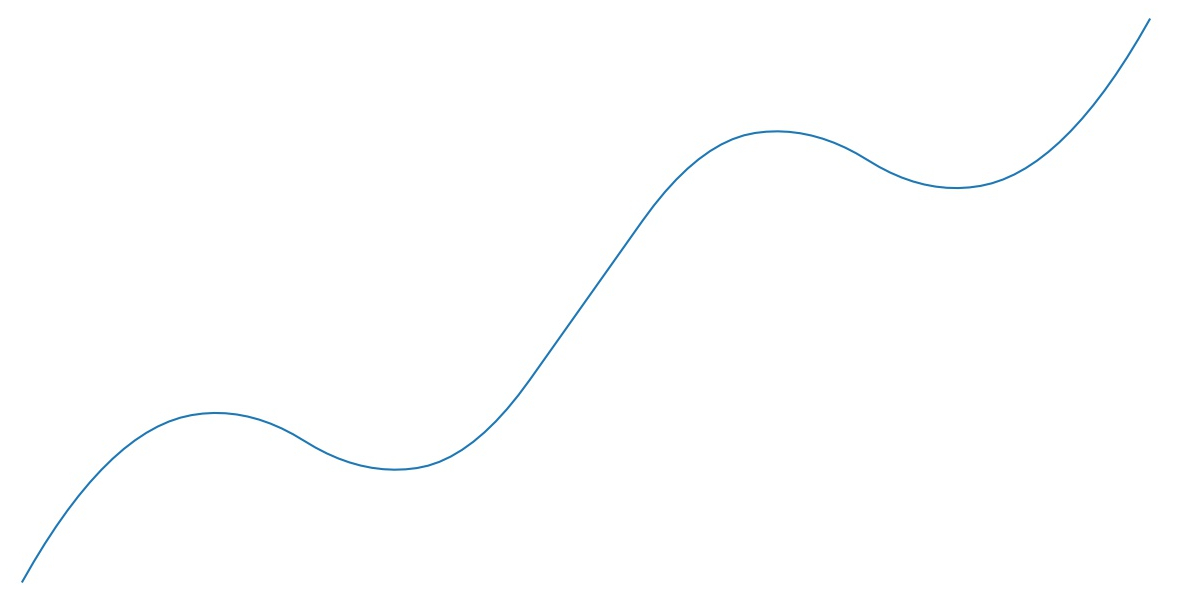
#> input picture Figure_1.jpg, 1191 x 597 px
$ python add_noise.py
#> lines starting #> are read from the running program, lines starting #| are printed output that depends on the picture; after the words box and inside, x2 and y2 are one past the last pixel; in counts of white or black regions, pixels touching at a corner belong together
### Image_extraction.py
# 曲线提取 curve extraction
import matplotlib.image as mp_img
import matplotlib.pyplot as plt
import numpy as np


def extraction(pic_, n_dot=20):
    """
    将图片矩阵中的曲线提取出来
    :param pic_:图片矩阵
    :param n_dot: 想要提取的点数数量（默认从曲线上提取20个点）
                  一般提取出的点数量会小于n_dot，因为在程序中会筛选掉一部分不合要求的点
    :return: 曲线的横纵坐标
    """
    count = 0
    x_list = []
    y_list = []
    pic__ = gray_scale(pic_)
    pic_new = np.swapaxes(pic__, 1, 0)
    shape_i = pic_new.shape[0]
    shape_j = pic_new.shape[1]
    gap = shape_i // n_dot
    print(shape_i, n_dot, gap)
    for i in range(shape_i):  # 扫x轴
    # for i in range(0, shape_i, gap):  # 扫x轴
        for j in range(shape_j):  # 扫y轴
            if int(pic_new[i][j][0]) == 0:
                count += 1
                x_list.append(i)
                y_list.append(j)
                break
    return x_list, y_list


def gray_scale(pic_):
    """
    将图片中的曲线灰度化
    :param pic_: 图片矩阵
    :return: 灰度化后的图片矩阵
    """
    pic__ = np.array(pic_)
    pic__.flags.writeable = True  # 将矩阵读写置为可读
    shape_i = pic__.shape[0]
    shape_j = pic__.shape[1]
    for i in range(shape_i):
        for j in range(shape_j):
            # if pic__[i][j][0] <= 60 and pic__[i][j][1] <= 120 and pic__[i][j][2] <= 160:
            if int(pic__[i][j][0]) + int(pic__[i][j][1]) + int(pic__[i][j][2]) <= 340:
                pic__[i][j] = np.array([0, 0, 0], dtype='uint8')
            else:
                pic__[i][j] = np.array([255, 255, 255], dtype='uint8')
    return pic__


# [13 lines that do not run on import are left out]

### add_noise.py
# add noise
# 目前加噪的点只能小于10个
import sys
import random
import numpy as np


def noise(y_, n):
    y__ = np.array(y_)
    y_len = len(y__)
    count = int(y_len / (n + 1))
    try:
        for i in range(count, y_len - 2, count):
            if i < y_len:
                rad = random.randint(20, 50)
                if random.random() <= 0.5:
                    rad *= -1
                y__[i] = y__[i] + rad
        return y__
    except:
        print('Unexpected error:', sys.exc_info()[0])
        raise


if __name__ == '__main__':
    import matplotlib.pyplot as plt
    import matplotlib.image as mp_img
    from Image_extraction import gray_scale, extraction

    # x = np.arange(-2 * np.pi, 2 * np.pi, 0.1 * np.pi)
    # y = np.sin(x)
    pic = mp_img.imread('Figure_1.jpg')
#> pic is the input picture: shape (597, 1191, 3); mean R, G, B 254, 254.4, 254.6
    # pic_n = gray_scale(pic)
    plt.imshow(pic)

    xList, yList = extraction(pic, 20)
#> after the loop in gray_scale, `for i in range(shape_i):`:
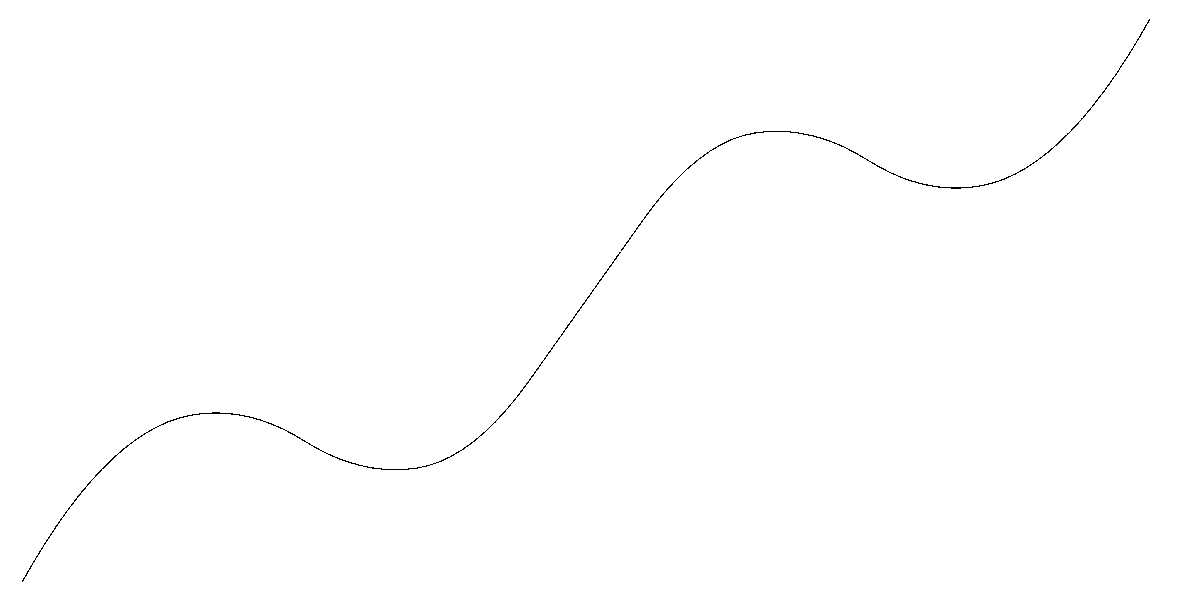
#> pic__: shape (597, 1191, 3); 99.8% white; black in thin lines or dots, all inside (x1, y1, x2, y2) = (22, 19, 1150, 582)
#> in extraction, `pic_new = np.swapaxes(pic__, 1, 0)`:
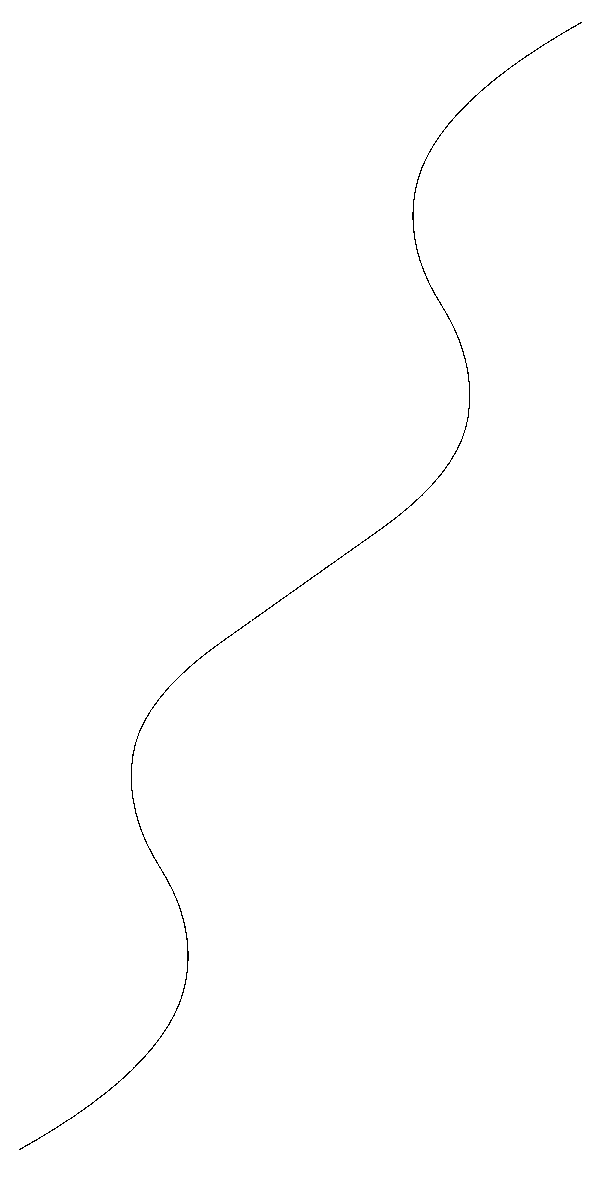
#> pic_new: shape (1191, 597, 3); 99.8% white; black in thin lines or dots, all inside (x1, y1, x2, y2) = (19, 22, 582, 1150)
#| 1191 20 59
#> xList = 1128 values from 22 to 1149; yList = 1128 values, max 580 at index 0, min 19 at index 1127, mean 299.8
    x_arr = np.array(xList)
#> x_arr = 1128 values from 22 to 1149
    y_arr = np.array(yList)
#> y_arr has the same summary as yList

    y_new_arr = np.array(y_arr)
#> y_new_arr has the same summary as yList
    y_new_arr.flags.writeable = True
    y_n = noise(y_new_arr, 5)
#> in noise, `y__ = np.array(y_)`: y__ has the same summary as yList outside noise
#> in noise, `y_len = len(y__)`: y_len = 1128
#> in noise, `count = int(y_len / (n + 1))`: count = 188
#> after the loop in noise, `for i in range(count, y_len - 2, count):`: y__ = 1128 values, max 580 at index 0, min 19 at index 1127, mean 299.7
#> y_n has the same summary as y__ in noise

    # plt.figure()
    plt.plot(x_arr, y_arr, 'ro')
    plt.grid()
    plt.plot(x_arr, y_n)
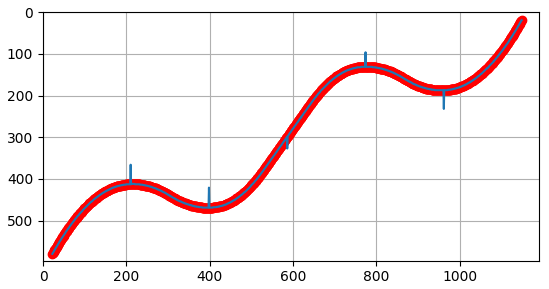
#> figure drawn by matplotlib, 1 panel
